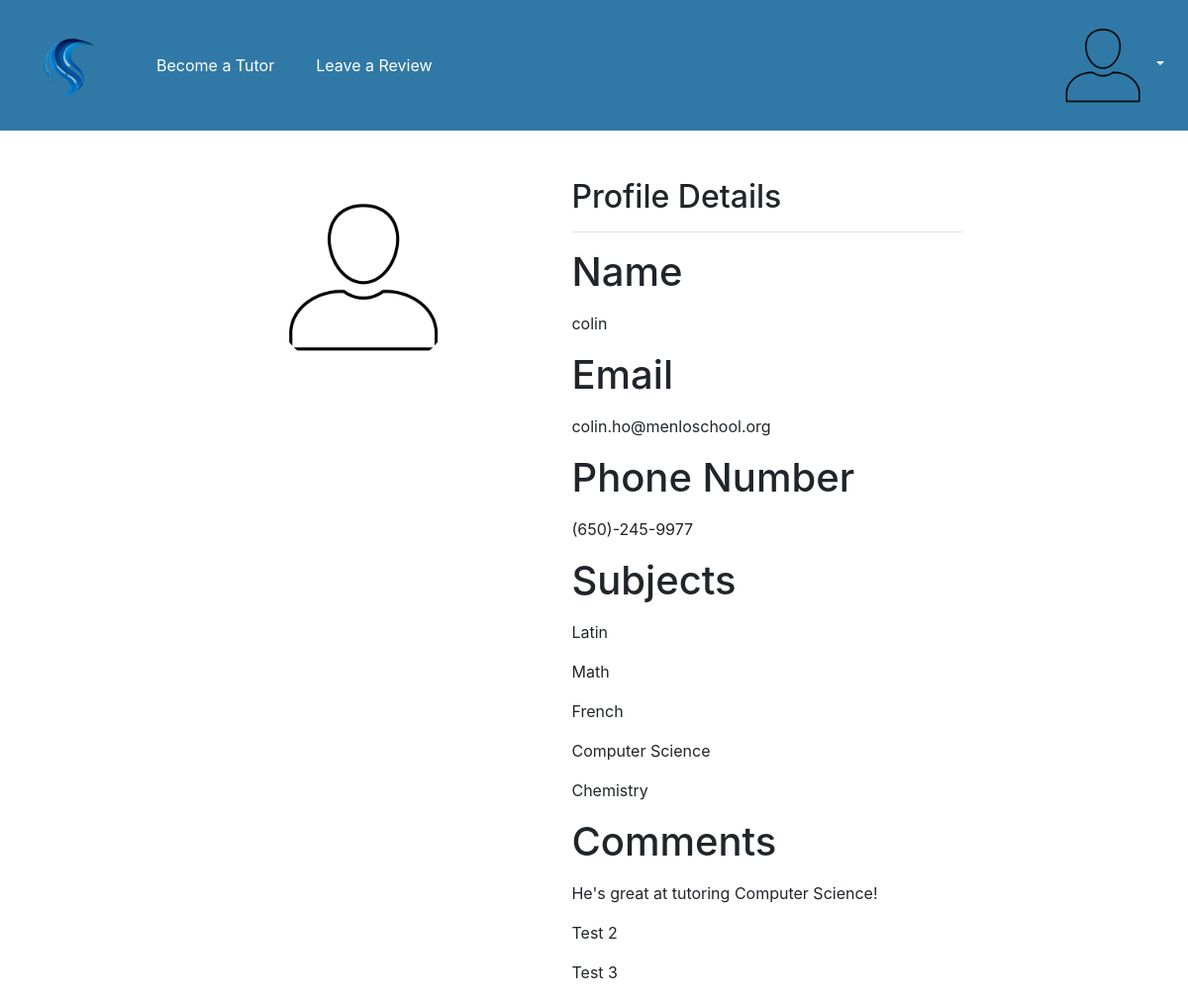
Screenshot of /profile (signed in) with the database file from the repository.
### models.py (models this page shows, shortened)
class User(Base):
    __tablename__ = "users"
    id = Column("id", INTEGER, primary_key=True)
    username = Column("username", TEXT, nullable=False)
    name = Column("name", TEXT, nullable=False)
    password = Column("password", TEXT, nullable=False)
    tutors = relationship("Tutor", secondary="ratingtags", back_populates="users")

class Tutor(Base):
    __tablename__ = "tutors"
    id = Column("id", INTEGER, primary_key=True)
    bio = Column("bio", TEXT, nullable=False)
    intro = Column("intro", TEXT, nullable=False)
    grade = Column("grade", INTEGER, nullable=False)
    phone = Column("phone", TEXT, nullable=False)
    email = Column("email", TEXT, nullable=False)
    user_id = Column(INTEGER, ForeignKey('users.id'), nullable=False)
    users = relationship("User", secondary="ratingtags", back_populates="tutors")
    subjects = relationship("Subject", secondary="subjecttags", back_populates="tutors")

class Subject(Base):
    __tablename__ = "subjects"
    id = Column("id", INTEGER, primary_key=True)
    name = Column("name", TEXT, nullable=False)
    tutors = relationship("Tutor", secondary="subjecttags", back_populates="subjects")

class RatingTag(Base):
    __tablename__ = "ratingtags"
    id = Column("id", INTEGER, primary_key=True)
    comment = Column("comment", TEXT, nullable=False)
    user_id = Column(INTEGER, ForeignKey('users.id'))
    tutor_id = Column(INTEGER, ForeignKey('tutors.id'))
    def __repr__(self):
        return self.comment

### app.py (the view)
@app.route("/profile")
def profile():
    if "username" in session:
        user = db_session.query(User).filter(User.username == session["username"]).first()
        tutorcheck = db_session.query(Tutor).where(Tutor.user_id == user.id).first()
        if(tutorcheck):
            comments = db_session.query(RatingTag).where(RatingTag.tutor_id == tutorcheck.id).limit(3).all()
            subjects = tutorcheck.subjects
            return render_template("profile.html", user=user, tutorcheck=tutorcheck, comments=comments, subjects=subjects)
        else:
            comments = db_session.query(RatingTag).where(RatingTag.user_id == user.id).limit(3).all()
            return render_template("profile.html", user=user, tutorcheck=tutorcheck, comments=comments)
    else:
        return redirect(url_for("login"))

### templates/profile.html (shortened to what this page needs)
{% extends "base.html" %}
  {% block style %}
    <link rel="stylesheet" type="text/css" href="{{url_for('static', filename='styles/profile.css')}}">
    {% endblock %}
    {% block content %}
    <div class="container">
        <div class="row mt-5">
          <div class="col-md-4 offset-md-1">
            <div class="profile-picture text-center">
              <img src="{{url_for('static', filename='images/profile.png')}}" alt="Profile Picture" class="rounded-circle">
            </div>
          </div>
          <div class="col-md-6">
            <div class="profile-details">
              <h2>Profile Details</h2>
              <hr>
              <div class="form-group">
                <h1><label for="name">Name</label></h1>
                <p>{{user.name}}</p>
              </div>
              {%if tutorcheck:%}
                <div class="form-group">
                  <h1><label for="email">Email</label></h1>
                  <p>{{tutorcheck.email}}</p>
                </div>
                <div class="form-group">
                  <h1><label for="phone">Phone Number</label></h1>
                  <p>{{tutorcheck.phone}}</p>
                </div>
                <div class="form-group">
                  <h1><label for="subjects">Subjects</label></h1>
                  {%for subject in subjects:%}
                    <p>{{subject.name}}</p>
                  {%endfor%}
                </div>
              {%endif%}
              <div class="form-group">
                <h1><label for="phone">Comments</label></h1>
                {%for comment in comments:%}
                  <p>{{comment}}</p>
                {%endfor%}
              </div>
            </div>
          </div>
        </div>
      </div>
    {% endblock %}

### templates/base.html (shortened to what this page needs)
<!DOCTYPE html>
<html>
    <head>
        <link rel="stylesheet" href="https://cdn.jsdelivr.net/npm/bootstrap@4.3.1/dist/css/bootstrap.min.css"
>
        <link rel="stylesheet" type="text/css" href="{{url_for('static', filename='styles/base.css')}}">
        {% block style%}
        {% endblock %}
    </head>
    <body>
        {% set active_page = active_page|default('home') -%}
        <nav class="navbar navbar-expand-lg navbar-custom">
            <a class="navbar-brand" href="/home"><img src="{{url_for('static', filename='images/logo2.png')}}" width="100" height="100" alt="Logo"></a>
            <a class="nav-link" href="/tutor">Become a Tutor</a>
            <a class="nav-link" href="/review">Leave a Review</a>
              <div class="collapse navbar-collapse justify-content-end" id="navbarNav">
                <ul class="navbar-nav">
                  <li class="nav-item dropdown">
                    <a class="nav-link dropdown-toggle" href="/profile"><img src="{{url_for('static', filename='images/profile.png')}}" width="100" height="100" alt="Profile" id="navbarDropdownMenuLink" role="button" data-toggle="dropdown" aria-haspopup="true" aria-expanded="false"></a>
                  </li>
                </ul>
              </div>
        </nav>
        <div class="container">
            {% block content %}
            {% endblock %}
        </div>
    </body>
</html>

### static/styles/base.css (style rules this page uses)
.navbar-custom { background-color: #3079A6; width: 100%; margin-left: 0; margin-right: 0; }
.navbar-custom .nav-link { margin-left: 10px; color: white; }

### static/styles/profile.css (style rules this page uses)
.container { max-width: 960px; }
.profile-picture img { width: 200px; height: 200px; }
.profile-details { padding-left: 40px; }

### rows the page displays
User: name "colin"
Tutor: email "colin.ho@menloschool.org", phone "(650)-245-9977"
Subject: name "Latin"
Subject: name "Math"
Subject: name "French"
Subject: name "Computer Science"
Subject: name "Chemistry"
RatingTag: comment "He's great at tutoring Computer Science!"
RatingTag: comment "Test 2"
RatingTag: comment "Test 3"
